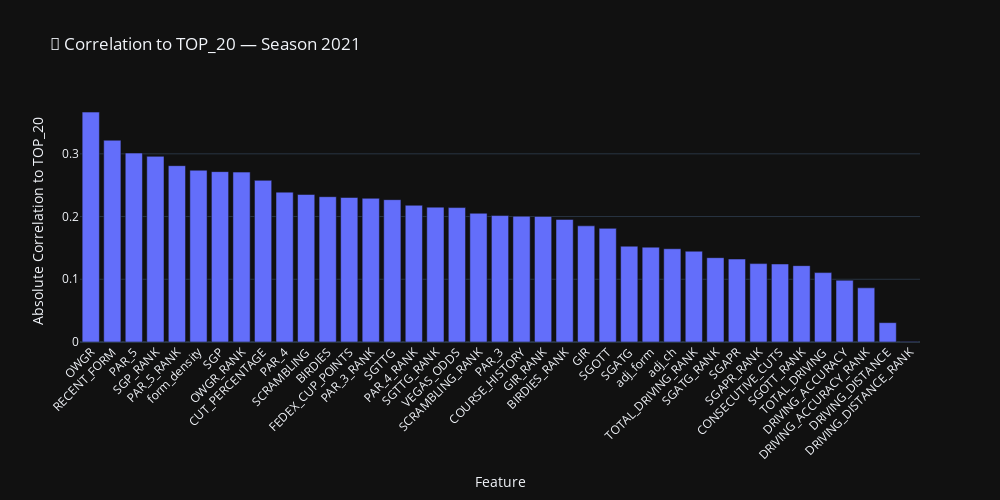
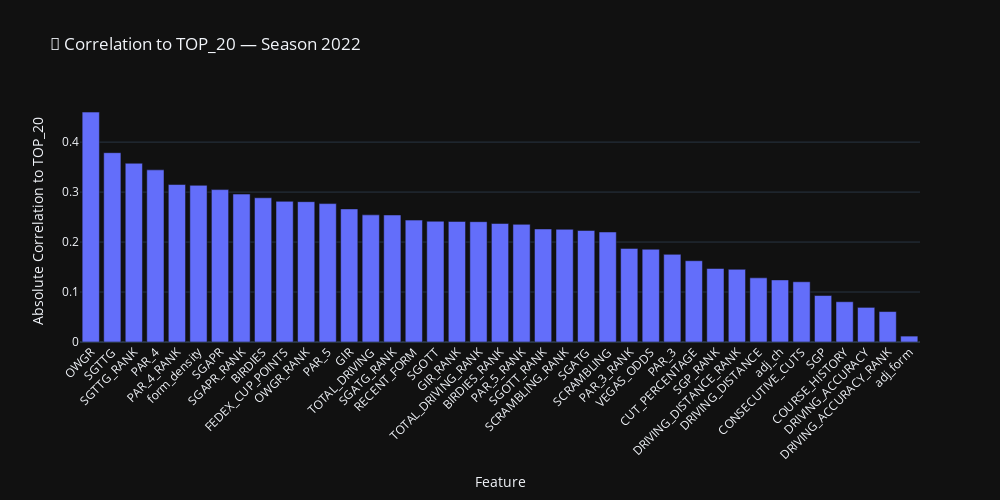
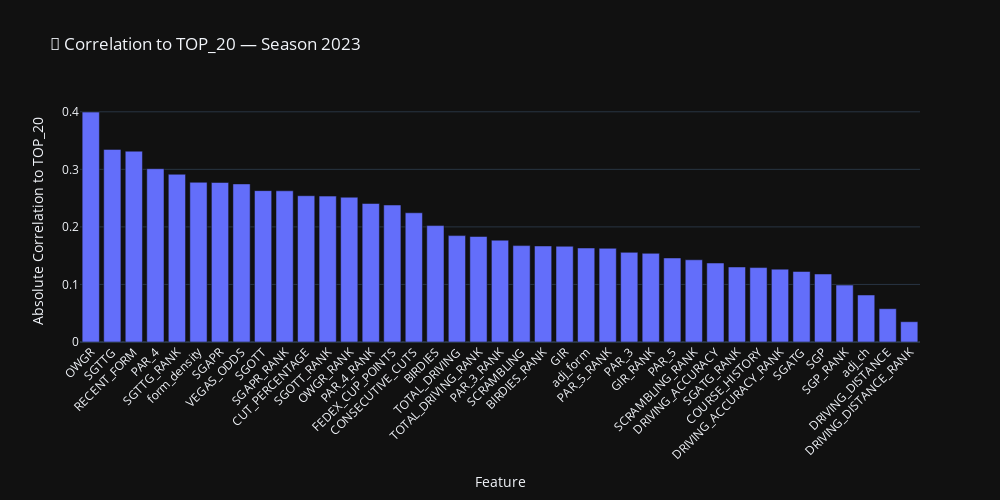
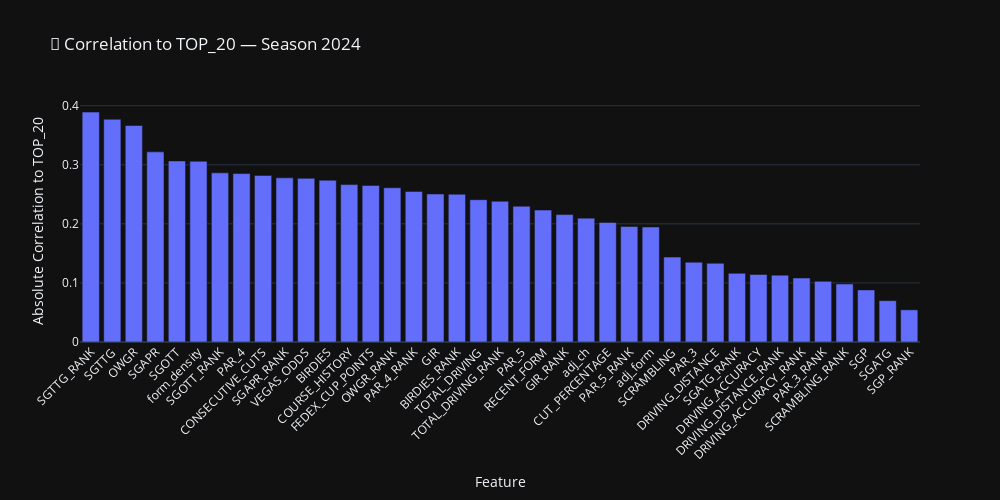

The code cell stored with these charts, in order, in its notebook:
### Markdown cell above
## Correlations
**Last 4 Years**

### Code cell
import plotly.express as px

# Get the 4 most recent seasons (or fewer if not available)
available_seasons = sorted(training_df["SEASON"].unique())[-4:]

# Dictionary to store correlation results
correlation_frames = {}

# Calculate correlations for each season
for season in available_seasons:
    df = training_df[training_df["SEASON"] == season].copy()

    # Numeric features only, drop final result
    numeric = df.select_dtypes(include=["float64", "int64"]).drop(columns=["FINAL_POS", "SEASON"], errors="ignore")

    # Skip if TOP_20 is not present
    if "TOP_20" not in numeric.columns:
        continue

    # Correlation with TOP_20
    cor = numeric.corr().abs()["TOP_20"].drop("TOP_20", errors="ignore").sort_values(ascending=False)
    cor_df = cor.reset_index()
    cor_df.columns = ["Feature", "Correlation"]
    correlation_frames[season] = cor_df

# Plot one bar chart per season
for season, cor_df in correlation_frames.items():
    fig = px.bar(
        cor_df,
        x="Feature",
        y="Correlation",
        title=f"🔎 Correlation to TOP_20 — Season {int(season)}",
        height=500,
        width=1000
    )

    fig.update_layout(
        xaxis_title="Feature",
        yaxis_title="Absolute Correlation to TOP_20",
        template="plotly_dark",
        xaxis_tickangle=-45
    )

    fig.show()

### Figure 1 — Plotly figure (JSON) as saved in the notebook; plotly's stock layout.template omitted (floating-point values rounded to 4 significant figures)
{"data": [{"hovertemplate": "Feature=%{x}<br>Correlation=%{y}<extra></extra>", "legendgroup": "", "marker": {"color": "#636efa", "pattern": {"shape": ""}}, "name": "", "orientation": "v", "showlegend": false, "textposition": "auto", "type": "bar", "x": ["OWGR", "RECENT_FORM", "PAR_5", "SGP_RANK", "PAR_5_RANK", "form_density", "SGP", "OWGR_RANK", "CUT_PERCENTAGE", "PAR_4", "SCRAMBLING", "BIRDIES", "FEDEX_CUP_POINTS", "PAR_3_RANK", "SGTTG", "PAR_4_RANK", "SGTTG_RANK", "VEGAS_ODDS", "SCRAMBLING_RANK", "PAR_3", "COURSE_HISTORY", "GIR_RANK", "BIRDIES_RANK", "GIR", "SGOTT", "SGATG", "adj_form", "adj_ch", "TOTAL_DRIVING_RANK", "SGATG_RANK", "SGAPR", "SGAPR_RANK", "CONSECUTIVE_CUTS", "SGOTT_RANK", "TOTAL_DRIVING", "DRIVING_ACCURACY", "DRIVING_ACCURACY_RANK", "DRIVING_DISTANCE", "DRIVING_DISTANCE_RANK"], "xaxis": "x", "y": [0.3665, 0.3217, 0.3012, 0.296, 0.2811, 0.2739, 0.2716, 0.2709, 0.2577, 0.2389, 0.2352, 0.2317, 0.2304, 0.2291, 0.2269, 0.218, 0.215, 0.2143, 0.2052, 0.2016, 0.2005, 0.2002, 0.1954, 0.1852, 0.1812, 0.1528, 0.1512, 0.1487, 0.1447, 0.1344, 0.1323, 0.125, 0.1244, 0.1217, 0.1106, 0.09848, 0.08636, 0.03085, 0.0007836], "yaxis": "y"}], "layout": {"barmode": "relative", "height": 500, "legend": {"tracegroupgap": 0}, "title": {"text": "🔎 Correlation to TOP_20 — Season 2021"}, "width": 1000, "xaxis": {"anchor": "y", "domain": [0, 1], "tickangle": -45, "title": {"text": "Feature"}}, "yaxis": {"anchor": "x", "domain": [0, 1], "title": {"text": "Absolute Correlation to TOP_20"}}}}

### Figure 2 — Plotly figure (JSON) as saved in the notebook; plotly's stock layout.template omitted (floating-point values rounded to 4 significant figures)
{"data": [{"hovertemplate": "Feature=%{x}<br>Correlation=%{y}<extra></extra>", "legendgroup": "", "marker": {"color": "#636efa", "pattern": {"shape": ""}}, "name": "", "orientation": "v", "showlegend": false, "textposition": "auto", "type": "bar", "x": ["OWGR", "SGTTG", "SGTTG_RANK", "PAR_4", "PAR_4_RANK", "form_density", "SGAPR", "SGAPR_RANK", "BIRDIES", "FEDEX_CUP_POINTS", "OWGR_RANK", "PAR_5", "GIR", "TOTAL_DRIVING", "SGATG_RANK", "RECENT_FORM", "SGOTT", "GIR_RANK", "TOTAL_DRIVING_RANK", "BIRDIES_RANK", "PAR_5_RANK", "SGOTT_RANK", "SCRAMBLING_RANK", "SGATG", "SCRAMBLING", "PAR_3_RANK", "VEGAS_ODDS", "PAR_3", "CUT_PERCENTAGE", "SGP_RANK", "DRIVING_DISTANCE_RANK", "DRIVING_DISTANCE", "adj_ch", "CONSECUTIVE_CUTS", "SGP", "COURSE_HISTORY", "DRIVING_ACCURACY", "DRIVING_ACCURACY_RANK", "adj_form"], "xaxis": "x", "y": [0.4601, 0.3788, 0.3577, 0.3445, 0.3151, 0.3135, 0.305, 0.296, 0.2886, 0.2815, 0.2808, 0.277, 0.2663, 0.2544, 0.2542, 0.2439, 0.2416, 0.2413, 0.2408, 0.2372, 0.2354, 0.2262, 0.2255, 0.2231, 0.2202, 0.1874, 0.1857, 0.1754, 0.1627, 0.1471, 0.1454, 0.1284, 0.1242, 0.1205, 0.09302, 0.0806, 0.06929, 0.06091, 0.01181], "yaxis": "y"}], "layout": {"barmode": "relative", "height": 500, "legend": {"tracegroupgap": 0}, "title": {"text": "🔎 Correlation to TOP_20 — Season 2022"}, "width": 1000, "xaxis": {"anchor": "y", "domain": [0, 1], "tickangle": -45, "title": {"text": "Feature"}}, "yaxis": {"anchor": "x", "domain": [0, 1], "title": {"text": "Absolute Correlation to TOP_20"}}}}

### Figure 3 — Plotly figure (JSON) as saved in the notebook; plotly's stock layout.template omitted (floating-point values rounded to 4 significant figures)
{"data": [{"hovertemplate": "Feature=%{x}<br>Correlation=%{y}<extra></extra>", "legendgroup": "", "marker": {"color": "#636efa", "pattern": {"shape": ""}}, "name": "", "orientation": "v", "showlegend": false, "textposition": "auto", "type": "bar", "x": ["OWGR", "SGTTG", "RECENT_FORM", "PAR_4", "SGTTG_RANK", "form_density", "SGAPR", "VEGAS_ODDS", "SGOTT", "SGAPR_RANK", "CUT_PERCENTAGE", "SGOTT_RANK", "OWGR_RANK", "PAR_4_RANK", "FEDEX_CUP_POINTS", "CONSECUTIVE_CUTS", "BIRDIES", "TOTAL_DRIVING", "TOTAL_DRIVING_RANK", "PAR_3_RANK", "SCRAMBLING", "BIRDIES_RANK", "GIR", "adj_form", "PAR_5_RANK", "PAR_3", "GIR_RANK", "PAR_5", "SCRAMBLING_RANK", "DRIVING_ACCURACY", "SGATG_RANK", "COURSE_HISTORY", "DRIVING_ACCURACY_RANK", "SGATG", "SGP", "SGP_RANK", "adj_ch", "DRIVING_DISTANCE", "DRIVING_DISTANCE_RANK"], "xaxis": "x", "y": [0.3995, 0.3347, 0.3316, 0.3011, 0.2914, 0.2775, 0.2771, 0.2747, 0.263, 0.2627, 0.2542, 0.2535, 0.2516, 0.2407, 0.2381, 0.2245, 0.2023, 0.1849, 0.1834, 0.1769, 0.1675, 0.1669, 0.1664, 0.1633, 0.1628, 0.1558, 0.1541, 0.146, 0.1428, 0.1372, 0.1304, 0.1293, 0.1266, 0.1225, 0.1182, 0.09887, 0.08167, 0.05786, 0.03525], "yaxis": "y"}], "layout": {"barmode": "relative", "height": 500, "legend": {"tracegroupgap": 0}, "title": {"text": "🔎 Correlation to TOP_20 — Season 2023"}, "width": 1000, "xaxis": {"anchor": "y", "domain": [0, 1], "tickangle": -45, "title": {"text": "Feature"}}, "yaxis": {"anchor": "x", "domain": [0, 1], "title": {"text": "Absolute Correlation to TOP_20"}}}}

### Figure 4 — Plotly figure (JSON) as saved in the notebook; plotly's stock layout.template omitted (floating-point values rounded to 4 significant figures)
{"data": [{"hovertemplate": "Feature=%{x}<br>Correlation=%{y}<extra></extra>", "legendgroup": "", "marker": {"color": "#636efa", "pattern": {"shape": ""}}, "name": "", "orientation": "v", "showlegend": false, "textposition": "auto", "type": "bar", "x": ["SGTTG_RANK", "SGTTG", "OWGR", "SGAPR", "SGOTT", "form_density", "SGOTT_RANK", "PAR_4", "CONSECUTIVE_CUTS", "SGAPR_RANK", "VEGAS_ODDS", "BIRDIES", "COURSE_HISTORY", "FEDEX_CUP_POINTS", "OWGR_RANK", "PAR_4_RANK", "GIR", "BIRDIES_RANK", "TOTAL_DRIVING", "TOTAL_DRIVING_RANK", "PAR_5", "RECENT_FORM", "GIR_RANK", "adj_ch", "CUT_PERCENTAGE", "PAR_5_RANK", "adj_form", "SCRAMBLING", "PAR_3", "DRIVING_DISTANCE", "SGATG_RANK", "DRIVING_ACCURACY", "DRIVING_DISTANCE_RANK", "DRIVING_ACCURACY_RANK", "PAR_3_RANK", "SCRAMBLING_RANK", "SGP", "SGATG", "SGP_RANK"], "xaxis": "x", "y": [0.3892, 0.377, 0.3665, 0.3219, 0.3065, 0.3059, 0.2863, 0.2851, 0.282, 0.2779, 0.2771, 0.2738, 0.2664, 0.265, 0.2611, 0.255, 0.2505, 0.2501, 0.2409, 0.2383, 0.2298, 0.2234, 0.2157, 0.2097, 0.2024, 0.1956, 0.1947, 0.1437, 0.135, 0.1334, 0.1162, 0.1144, 0.1131, 0.1084, 0.1027, 0.09819, 0.08822, 0.06999, 0.05442], "yaxis": "y"}], "layout": {"barmode": "relative", "height": 500, "legend": {"tracegroupgap": 0}, "title": {"text": "🔎 Correlation to TOP_20 — Season 2024"}, "width": 1000, "xaxis": {"anchor": "y", "domain": [0, 1], "tickangle": -45, "title": {"text": "Feature"}}, "yaxis": {"anchor": "x", "domain": [0, 1], "title": {"text": "Absolute Correlation to TOP_20"}}}}
